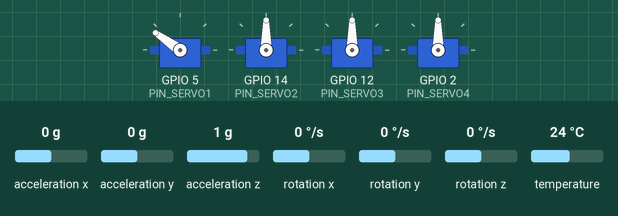
Recording of a sketch running on a simulated ESP32. On the bench: 4 × servo. The inputs (shaded band) are chosen by the test bench; at power-on: acceleration x 0 g, acceleration y 0 g, acceleration z 1 g, rotation x 0 °/s, rotation y 0 °/s, rotation z 0 °/s, temperature 24 °C. WiFi joins after 1.5 s; servers stay silent unless stated; what the sketch prints to the serial monitor is not drawn.

Above: at 1.2 s.
At 4.4 s:
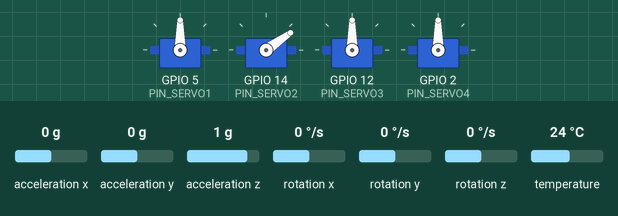
At 7.9 s:
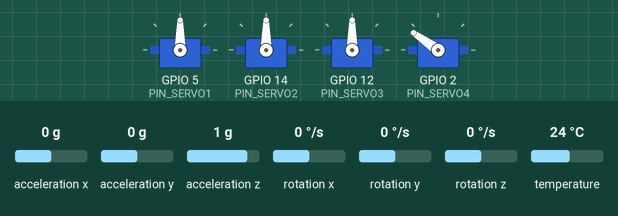
At 15.0 s:
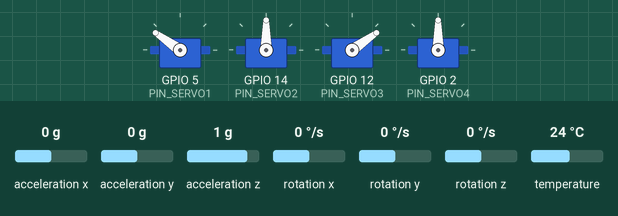
At 20.9 s:
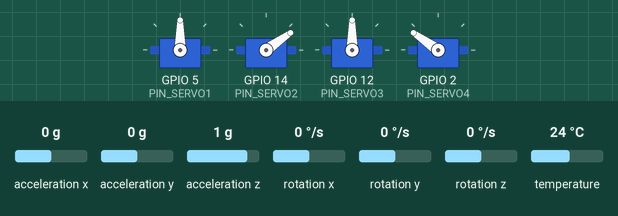
At 28.0 s:
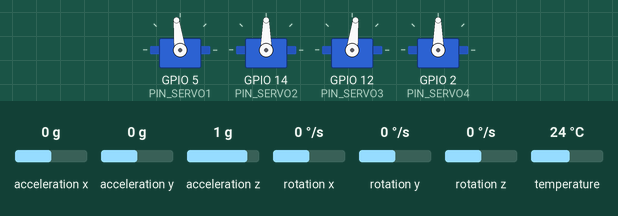
Timing chart, 0 to 38.6 s (numbered marks = the images above):
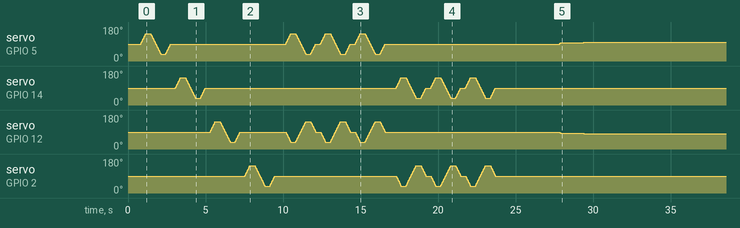

The sketch:

digitaltwinMPUFirebaseConnect.ino
```cpp
// =============================================================================
//  IGNIS VECTOR — Controle + Firebase v4.3
//  Correcao: temporizador independente por servo
// =============================================================================

#include <Arduino.h>
#include <Wire.h>
#include <WiFi.h>
#include <Adafruit_MPU6050.h>
#include <Adafruit_Sensor.h>
#include <ESP32Servo.h>
#include <Firebase_ESP_Client.h>
#include "addons/TokenHelper.h"
#include "addons/RTDBHelper.h"

// ─── Credenciais ──────────────────────────────────────────────────────────────
#define WIFI_SSID       "Orquidea"
#define WIFI_PASSWORD   "benigna99"
#define DATABASE_URL    "https://next2k26-1a3e7-default-rtdb.firebaseio.com/"
#define API_KEY         "AIzaSyAkPuU0caKcpApNAII_gC5CxaBmGLXv_9Q"

// ─── Pinos ────────────────────────────────────────────────────────────────────
#define PIN_SDA     21
#define PIN_SCL     22
#define PIN_SERVO1  5
#define PIN_SERVO2  14
#define PIN_SERVO3  12
#define PIN_SERVO4  2

// ─── Parametros mecanicos ─────────────────────────────────────────────────────
#define SERVO_NEUTRO   90
#define SERVO_MAX_DEV  55

// ─── PID — valores iniciais ───────────────────────────────────────────────────
#define KP_INICIAL  6.0f
#define KI_INICIAL  0.10f
#define KD_INICIAL  0.50f

#define INTEGRAL_MAX  50.0f

// ─── Timings ──────────────────────────────────────────────────────────────────
#define PERIODO_CONTROLE_MS   10
#define PERIODO_FIREBASE_MS   20
#define PERIODO_LER_PID_MS   500
#define PERIODO_TEMP_MS      1000

// ─── Movimento incremental ────────────────────────────────────────────────────
// Cada servo tem seu proprio temporizador — todos se movem simultaneamente
#define PASSO_MS  4

// =============================================================================
//  DADOS COMPARTILHADOS
// =============================================================================
struct DadosVoo {
    float ax = 0.0f;
    float ay = 0.0f;
    int   s1 = SERVO_NEUTRO;
    int   s2 = SERVO_NEUTRO;
    int   s3 = SERVO_NEUTRO;
    int   s4 = SERVO_NEUTRO;
};

struct GanhosPID {
    float kp = KP_INICIAL;
    float ki = KI_INICIAL;
    float kd = KD_INICIAL;
};

DadosVoo  dadosVoo;
GanhosPID ganhosPID;
SemaphoreHandle_t xMutex;

// =============================================================================
//  OBJETOS GLOBAIS
// =============================================================================
Adafruit_MPU6050 mpu;
Servo servo1, servo2, servo3, servo4;

FirebaseData fbdo_envio;
FirebaseData fbdo_pid;
FirebaseAuth auth;
FirebaseConfig config;

// =============================================================================
//  PID
// =============================================================================
struct PID {
    float kp, ki, kd;
    float integral      = 0.0f;
    float erro_anterior = 0.0f;
    unsigned long t_us  = 0;

    void setGanhos(float novo_kp, float novo_ki, float novo_kd) {
        kp = novo_kp;
        ki = novo_ki;
        kd = novo_kd;
    }

    float compute(float setpoint, float medido) {
        unsigned long agora = micros();
        float dt = (agora - t_us) / 1000000.0f;
        if (dt <= 0.0f || dt > 0.5f) dt = 0.01f;
        t_us = agora;

        float erro = setpoint - medido;
        float P    = kp * erro;

        integral  += erro * dt;
        integral   = constrain(integral, -INTEGRAL_MAX, INTEGRAL_MAX);
        float I    = ki * integral;

        float D    = kd * (erro - erro_anterior) / dt;
        erro_anterior = erro;

        return P + I + D;
    }

    void reset() {
        integral      = 0.0f;
        erro_anterior = 0.0f;
        t_us          = micros();
    }
};

PID pid_pitch = { KP_INICIAL, KI_INICIAL, KD_INICIAL };
PID pid_roll  = { KP_INICIAL, KI_INICIAL, KD_INICIAL };

// =============================================================================
//  MOVIMENTO INCREMENTAL — temporizador independente por servo
//  Cada servo recebe seu proprio &ultimoPasso, nao compartilham mais o timer.
//  Resultado: todos os 4 servos se movem simultaneamente a cada PASSO_MS.
// =============================================================================
void moverServoIncremental(Servo &s, int &posAtual, int alvo,
                           unsigned long &ultimoPasso) {
    if (posAtual == alvo) return;
    unsigned long agora = millis();
    if (agora - ultimoPasso < PASSO_MS) return;
    ultimoPasso = agora;
    if (posAtual < alvo) posAtual++;
    else                 posAtual--;
    posAtual = constrain(posAtual,
                         SERVO_NEUTRO - SERVO_MAX_DEV,
                         SERVO_NEUTRO + SERVO_MAX_DEV);
    s.write(posAtual);
}

void servoSweep(Servo &s, int de, int ate, int passo_ms) {
    int passo = (ate > de) ? 1 : -1;
    for (int ang = de; ang != ate + passo; ang += passo) {
        s.write(ang);
        delay(passo_ms);
    }
}

// =============================================================================
//  VERIFICACAO GDL
// =============================================================================
void verificacaoGDL() {
    const int MIN_ANG = SERVO_NEUTRO - SERVO_MAX_DEV;
    const int MAX_ANG = SERVO_NEUTRO + SERVO_MAX_DEV;
    const int NEUTRO  = SERVO_NEUTRO;
    const int VEL     = 6;
    const int PAUSA   = 300;

    Serial.println("\n[GDL]  Iniciando verificacao...");
    Serial.println("[GDL]  Amplitude: " + String(MIN_ANG) + " a " + String(MAX_ANG) + " graus");
    delay(500);

    Serial.println("[GDL]  Fase 1: amplitude individual");
    Serial.println("[GDL]    S1..."); servoSweep(servo1, NEUTRO, MAX_ANG, VEL); delay(PAUSA); servoSweep(servo1, MAX_ANG, MIN_ANG, VEL); delay(PAUSA); servoSweep(servo1, MIN_ANG, NEUTRO, VEL); delay(PAUSA);
    Serial.println("[GDL]    S2..."); servoSweep(servo2, NEUTRO, MAX_ANG, VEL); delay(PAUSA); servoSweep(servo2, MAX_ANG, MIN_ANG, VEL); delay(PAUSA); servoSweep(servo2, MIN_ANG, NEUTRO, VEL); delay(PAUSA);
    Serial.println("[GDL]    S3..."); servoSweep(servo3, NEUTRO, MAX_ANG, VEL); delay(PAUSA); servoSweep(servo3, MAX_ANG, MIN_ANG, VEL); delay(PAUSA); servoSweep(servo3, MIN_ANG, NEUTRO, VEL); delay(PAUSA);
    Serial.println("[GDL]    S4..."); servoSweep(servo4, NEUTRO, MAX_ANG, VEL); delay(PAUSA); servoSweep(servo4, MAX_ANG, MIN_ANG, VEL); delay(PAUSA); servoSweep(servo4, MIN_ANG, NEUTRO, VEL); delay(PAUSA);

    delay(400);
    Serial.println("[GDL]  Fase 2: S1+S3 espelhados - 3 ciclos");
    for (int c = 0; c < 3; c++) {
        for (int d = 0;              d <= SERVO_MAX_DEV;  d++) { servo1.write(NEUTRO+d); servo3.write(NEUTRO-d); delay(VEL); } delay(PAUSA);
        for (int d = SERVO_MAX_DEV;  d >= -SERVO_MAX_DEV; d--) { servo1.write(NEUTRO+d); servo3.write(NEUTRO-d); delay(VEL); } delay(PAUSA);
        for (int d = -SERVO_MAX_DEV; d <= 0;              d++) { servo1.write(NEUTRO+d); servo3.write(NEUTRO-d); delay(VEL); } delay(PAUSA);
    }

    delay(400);
    Serial.println("[GDL]  Fase 3: S2+S4 espelhados - 3 ciclos");
    for (int c = 0; c < 3; c++) {
        for (int d = 0;              d <= SERVO_MAX_DEV;  d++) { servo2.write(NEUTRO+d); servo4.write(NEUTRO-d); delay(VEL); } delay(PAUSA);
        for (int d = SERVO_MAX_DEV;  d >= -SERVO_MAX_DEV; d--) { servo2.write(NEUTRO+d); servo4.write(NEUTRO-d); delay(VEL); } delay(PAUSA);
        for (int d = -SERVO_MAX_DEV; d <= 0;              d++) { servo2.write(NEUTRO+d); servo4.write(NEUTRO-d); delay(VEL); } delay(PAUSA);
    }

    servo1.write(NEUTRO); servo2.write(NEUTRO);
    servo3.write(NEUTRO); servo4.write(NEUTRO);
    Serial.println("[GDL]  Concluida. PID em 2s...\n");
    delay(2000);
}

// =============================================================================
//  TOKEN CALLBACK
// =============================================================================
void myTokenStatusCallback(TokenInfo info) {
    if (info.status == token_status_error)
        Serial.printf("[FB]   Token erro: %s\n", info.error.message.c_str());
    if (info.status == token_status_ready)
        Serial.println("[FB]   Token pronto.");
}

// =============================================================================
//  TASK DE CONTROLE — Core 0  (100 Hz)
// =============================================================================
void taskControle(void *pvParameters) {
    Wire.begin(PIN_SDA, PIN_SCL);

    if (!mpu.begin()) {
        Serial.println("[CTRL] ERRO FATAL: MPU6050 nao encontrado!");
        vTaskDelete(NULL);
    }
    mpu.setAccelerometerRange(MPU6050_RANGE_4_G);
    mpu.setGyroRange(MPU6050_RANGE_500_DEG);
    mpu.setFilterBandwidth(MPU6050_BAND_44_HZ);
    Serial.println("[CTRL] MPU6050 OK.");

    pid_pitch.reset();
    pid_roll.reset();

    int pos_s1 = SERVO_NEUTRO;
    int pos_s2 = SERVO_NEUTRO;
    int pos_s3 = SERVO_NEUTRO;
    int pos_s4 = SERVO_NEUTRO;

    // Temporizador independente para cada servo
    unsigned long passo_s1 = 0;
    unsigned long passo_s2 = 0;
    unsigned long passo_s3 = 0;
    unsigned long passo_s4 = 0;

    TickType_t xLastWake = xTaskGetTickCount();
    unsigned long t_log  = millis();
    uint32_t ciclos      = 0;

    while (true) {
        if (xSemaphoreTake(xMutex, pdMS_TO_TICKS(1)) == pdTRUE) {
            pid_pitch.setGanhos(ganhosPID.kp, ganhosPID.ki, ganhosPID.kd);
            pid_roll.setGanhos(ganhosPID.kp, ganhosPID.ki, ganhosPID.kd);
            xSemaphoreGive(xMutex);
        }

        sensors_event_t a, g, t;
        mpu.getEvent(&a, &g, &t);

        float ax = a.acceleration.x - 1.3f;
        float ay = a.acceleration.y - 0.0f;

        float pitch_out = constrain(pid_pitch.compute(0.0f, ax),
                                    -(float)SERVO_MAX_DEV, (float)SERVO_MAX_DEV);
        float roll_out  = constrain(pid_roll.compute(0.0f, ay),
                                    -(float)SERVO_MAX_DEV, (float)SERVO_MAX_DEV);

        int alvo_s1 = constrain(SERVO_NEUTRO + (int)pitch_out, SERVO_NEUTRO - SERVO_MAX_DEV, SERVO_NEUTRO + SERVO_MAX_DEV);
        int alvo_s2 = constrain(SERVO_NEUTRO + (int)roll_out,  SERVO_NEUTRO - SERVO_MAX_DEV, SERVO_NEUTRO + SERVO_MAX_DEV);
        int alvo_s3 = constrain(SERVO_NEUTRO - (int)pitch_out, SERVO_NEUTRO - SERVO_MAX_DEV, SERVO_NEUTRO + SERVO_MAX_DEV);
        int alvo_s4 = constrain(SERVO_NEUTRO - (int)roll_out,  SERVO_NEUTRO - SERVO_MAX_DEV, SERVO_NEUTRO + SERVO_MAX_DEV);

        // Cada servo com seu proprio temporizador — movem-se simultaneamente
        moverServoIncremental(servo1, pos_s1, alvo_s1, passo_s1);
        moverServoIncremental(servo2, pos_s2, alvo_s2, passo_s2);
        moverServoIncremental(servo3, pos_s3, alvo_s3, passo_s3);
        moverServoIncremental(servo4, pos_s4, alvo_s4, passo_s4);

        if (xSemaphoreTake(xMutex, pdMS_TO_TICKS(2)) == pdTRUE) {
            dadosVoo.ax = ax;
            dadosVoo.ay = ay;
            dadosVoo.s1 = pos_s1;
            dadosVoo.s2 = pos_s2;
            dadosVoo.s3 = pos_s3;
            dadosVoo.s4 = pos_s4;
            xSemaphoreGive(xMutex);
        }

        ciclos++;
        if (millis() - t_log >= 1000) {
            t_log = millis();
            Serial.printf("[CTRL] %uHz | ax=%.2f ay=%.2f | p=%.1f r=%.1f | S:%d %d %d %d | KP=%.1f KI=%.2f KD=%.2f\n",
                          ciclos, ax, ay, pitch_out, roll_out,
                          pos_s1, pos_s2, pos_s3, pos_s4,
                          pid_pitch.kp, pid_pitch.ki, pid_pitch.kd);
            ciclos = 0;
        }

        vTaskDelayUntil(&xLastWake, pdMS_TO_TICKS(PERIODO_CONTROLE_MS));
    }
}

// =============================================================================
//  SETUP
// =============================================================================
void setup() {
    Serial.begin(115200);
    delay(300);
    Serial.println("\n=========================================");
    Serial.println("  IGNIS VECTOR — Controle + Firebase v4.3");
    Serial.println("=========================================");

    xMutex = xSemaphoreCreateMutex();
    if (!xMutex) {
        Serial.println("[BOOT] ERRO FATAL: mutex nao criado!");
        while (true) { delay(1000); }
    }

    ESP32PWM::allocateTimer(0);
    ESP32PWM::allocateTimer(1);
    ESP32PWM::allocateTimer(2);
    ESP32PWM::allocateTimer(3);

    servo1.setPeriodHertz(50); servo1.attach(PIN_SERVO1, 500, 2400);
    servo2.setPeriodHertz(50); servo2.attach(PIN_SERVO2, 500, 2400);
    servo3.setPeriodHertz(50); servo3.attach(PIN_SERVO3, 500, 2400);
    servo4.setPeriodHertz(50); servo4.attach(PIN_SERVO4, 500, 2400);

    servo1.write(SERVO_NEUTRO); servo2.write(SERVO_NEUTRO);
    servo3.write(SERVO_NEUTRO); servo4.write(SERVO_NEUTRO);
    Serial.printf("[SERVO] OK — zona: %d a %d graus\n",
                  SERVO_NEUTRO - SERVO_MAX_DEV, SERVO_NEUTRO + SERVO_MAX_DEV);

    verificacaoGDL();

    Serial.println("─────────────────────────────────────────────");
    Serial.printf("[WiFi] Conectando a: %s\n", WIFI_SSID);
    WiFi.mode(WIFI_STA);
    WiFi.begin(WIFI_SSID, WIFI_PASSWORD);

    unsigned long t_wifi = millis();
    int wifi_tent = 0;
    while (WiFi.status() != WL_CONNECTED) {
        delay(500);
        wifi_tent++;
        Serial.printf("[WiFi] Tentativa %d | status=%d\n", wifi_tent, (int)WiFi.status());
        if (millis() - t_wifi > 15000) {
            Serial.println("[WiFi] ERRO: Timeout! Usando valores iniciais.");
            goto iniciar_controle;
        }
    }
    Serial.printf("[WiFi] OK! IP: %s | RSSI: %d dBm\n",
                  WiFi.localIP().toString().c_str(), WiFi.RSSI());

    {
        config.database_url           = DATABASE_URL;
        config.api_key                = API_KEY;
        config.cert.data              = nullptr;
        config.token_status_callback  = myTokenStatusCallback;
        config.timeout.serverResponse = 10000;

        if (Firebase.signUp(&config, &auth, "", ""))
            Serial.println("[FB]   OK: signUp concluido.");
        else
            Serial.printf("[FB]   AVISO signUp: %s\n",
                          config.signer.signupError.message.c_str());

        Firebase.begin(&config, &auth);
        Firebase.reconnectWiFi(true);

        unsigned long t_fb = millis();
        int fb_tent = 0;
        while (!Firebase.ready()) {
            delay(300);
            fb_tent++;
            Serial.printf("[FB]   Tentativa %d (%.1fs)\n",
                          fb_tent, (millis() - t_fb) / 1000.0f);
            if (millis() - t_fb > 15000) {
                Serial.println("[FB]   ERRO: Timeout.");
                break;
            }
        }

        if (Firebase.ready()) {
            Serial.println("[FB]   OK: Firebase pronto!");
            Firebase.RTDB.setString(&fbdo_envio, "/status", "IGNIS_VECTOR_ONLINE");

            FirebaseJson json_pid;
            json_pid.set("kp", KP_INICIAL);
            json_pid.set("ki", KI_INICIAL);
            json_pid.set("kd", KD_INICIAL);
            if (Firebase.RTDB.updateNode(&fbdo_pid, "/PID", &json_pid))
                Serial.printf("[FB]   /PID garantido: KP=%.1f KI=%.2f KD=%.2f\n",
                              KP_INICIAL, KI_INICIAL, KD_INICIAL);

            Serial.println("[FB]   Edite /PID/kp, /PID/ki, /PID/kd no Firebase Console.");
        }
    }
    Serial.println("─────────────────────────────────────────────");

iniciar_controle:
    xTaskCreatePinnedToCore(taskControle, "Controle", 4096, NULL, 2, NULL, 0);
    Serial.println("[BOOT] Core 0: Controle | Core 1: Firebase");
    Serial.println("=========================================\n");
}

// =============================================================================
//  LOOP — Core 1 — Firebase
// =============================================================================
void loop() {
    if (!Firebase.ready()) { delay(50); return; }

    static unsigned long t_envio     = 0;
    static unsigned long t_ler_pid   = 0;
    static unsigned long t_temp      = 0;
    static unsigned long t_status    = 0;
    static uint32_t      envios_ok   = 0;
    static uint32_t      envios_erro = 0;
    static bool          retry       = false;
    static DadosVoo      snap_retry;
    static float         tempFake    = 25.0f;

    unsigned long agora = millis();

    // ── Temperatura: +1°C por segundo, reinicia em 25 apos 100 ──────────────
    if (agora - t_temp >= PERIODO_TEMP_MS) {
        t_temp = agora;
        tempFake += 1.0f;
        if (tempFake > 100.0f) tempFake = 25.0f;
    }

    // ── Leitura dos ganhos PID a cada 500ms ───────────────────────────────────
    if (agora - t_ler_pid >= PERIODO_LER_PID_MS) {
        t_ler_pid = agora;

        FirebaseJson     json_lido;
        FirebaseJsonData dado;

        if (Firebase.RTDB.getJSON(&fbdo_pid, "/PID", &json_lido)) {
            float novo_kp = KP_INICIAL;
            float novo_ki = KI_INICIAL;
            float novo_kd = KD_INICIAL;

            json_lido.get(dado, "kp"); if (dado.success) novo_kp = dado.to<float>();
            json_lido.get(dado, "ki"); if (dado.success) novo_ki = dado.to<float>();
            json_lido.get(dado, "kd"); if (dado.success) novo_kd = dado.to<float>();

            if (xSemaphoreTake(xMutex, pdMS_TO_TICKS(5)) == pdTRUE) {
                bool mudou = (ganhosPID.kp != novo_kp ||
                              ganhosPID.ki != novo_ki ||
                              ganhosPID.kd != novo_kd);
                ganhosPID.kp = novo_kp;
                ganhosPID.ki = novo_ki;
                ganhosPID.kd = novo_kd;
                xSemaphoreGive(xMutex);
                if (mudou)
                    Serial.printf("[PID]  Atualizado: KP=%.2f KI=%.3f KD=%.3f\n",
                                  novo_kp, novo_ki, novo_kd);
            }
        }
    }

    // ── Telemetria: updateNode nao toca em /PID ───────────────────────────────
    DadosVoo snap;
    if (!retry) {
        if (agora - t_envio < PERIODO_FIREBASE_MS) return;
        t_envio = agora;

        if (xSemaphoreTake(xMutex, pdMS_TO_TICKS(5)) == pdTRUE) {
            snap = dadosVoo;
            xSemaphoreGive(xMutex);
        } else {
            return;
        }
    } else {
        snap = snap_retry;
    }

    FirebaseJson json;
    json.set("Inclinacao",  (int)(snap.ax * 10));
    json.set("Inclinacao2", (int)(snap.ay * 10));
    json.set("Temperatura", tempFake);
    json.set("Aletas/s1",   snap.s1);
    json.set("Aletas/s2",   snap.s2);
    json.set("Aletas/s3",   snap.s3);
    json.set("Aletas/s4",   snap.s4);

    if (Firebase.RTDB.updateNode(&fbdo_envio, "/", &json)) {
        envios_ok++;
        retry = false;
    } else {
        envios_erro++;
        retry      = true;
        snap_retry = snap;
        Serial.printf("[FB]   ERRO #%lu (retry): %s\n",
                      envios_erro, fbdo_envio.errorReason().c_str());
    }

    if (agora - t_status >= 10000) {
        t_status = agora;
        Serial.printf("[FB]   STATUS: %lu OK | %lu erros | Temp=%.0f | RSSI: %d dBm\n",
                      envios_ok, envios_erro, tempFake, WiFi.RSSI());
    }
}
```
